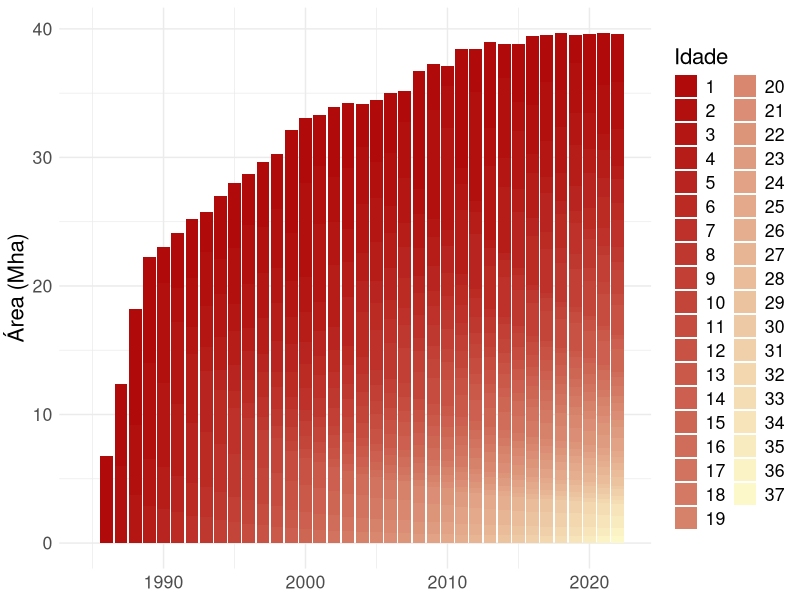
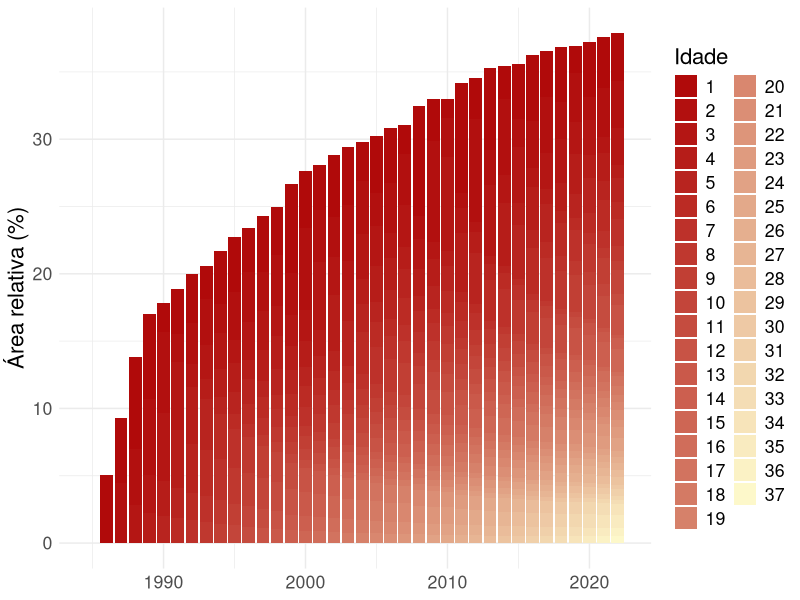

These figures' R source, in order:
## build graphics for the 'degradação' dashboard 
## dhemerson.costa@ipam.org.br

## read libraries
library(ggplot2)
library(reshape2)

## avoid sci notations 
options(scipen= 1e3)

## read fire size data 
fire <- read.csv('./table/brazil-country-fire-8.0.1a.csv',
                 fileEncoding = 'UTF-8',
                 dec= ',')

## replace NA by zero
fire[is.na(fire)] <- 0

## discard value == 0
fire <- subset(fire, value != 0)

## rotate graphic
fire <- melt(data= fire, id.vars=c("FEATURE_ID", "NAME", "LEVEL_1", "GEOCODE", "index", "class_id", "level_0", "level_1", 
                                   "level_2", "level_3", "level_4", "color", "feature_id", "theme", "raw", "value", "key"))

## replace X by '' and covert to numeric
fire$variable <- as.numeric(gsub('X', '', fire$variable))

## get only frequency 
fire <- subset(fire, theme == 'age')

## ########################### landing page
ggplot(data= subset(fire, level_2 == 'Savanna Formation' & key == 'value'),
       mapping= aes(x= variable, y= value.1/1e6, fill = as.factor(value))) +
  scale_fill_manual('Idade', values=c('#b00a0a','#b2100f','#b41614','#b61d19','#b8241f','#bb2b24','#bd312a','#bf382f','#c13f34','#c3453a','#c54c3f',
                                      '#c85345','#ca594a','#cc5f4f','#ce6654','#d06d5a','#d2735f','#d47a64','#d6816a','#d9876f','#db8e75','#dd957a',
                                      '#df9b7f','#e1a285','#e3a98a','#e5af8f','#e7b594','#eabc9a','#ecc39f','#eec9a5','#f0d0aa','#f2d7af','#f4ddb5',
                                      '#f7e4ba','#f9ebc0','#fbf2c5','#fdf8ca','#fffecf')) +
  geom_bar(stat= 'identity') + 
  theme_minimal() +
  theme(text = element_text(size = 16)) +
  xlab(NULL) +
  ylab('Área (Mha)')

## plot landing page graphic 
ggplot(data= subset(fire, level_2 == 'Savanna Formation' & key == 'relative'),
       mapping= aes(x= variable, y= value.1, fill = as.factor(value))) +
  scale_fill_manual('Idade', values=c('#b00a0a','#b2100f','#b41614','#b61d19','#b8241f','#bb2b24','#bd312a','#bf382f','#c13f34','#c3453a','#c54c3f',
                                      '#c85345','#ca594a','#cc5f4f','#ce6654','#d06d5a','#d2735f','#d47a64','#d6816a','#d9876f','#db8e75','#dd957a',
                                      '#df9b7f','#e1a285','#e3a98a','#e5af8f','#e7b594','#eabc9a','#ecc39f','#eec9a5','#f0d0aa','#f2d7af','#f4ddb5',
                                      '#f7e4ba','#f9ebc0','#fbf2c5','#fdf8ca','#fffecf')) +
  geom_bar(stat= 'identity') + 
  theme_minimal() +
  theme(text = element_text(size = 16)) +
  xlab(NULL) +
  ylab('Área relativa (%)') +
  guides(colour=guide_legend(title="Freq. fogo"))


